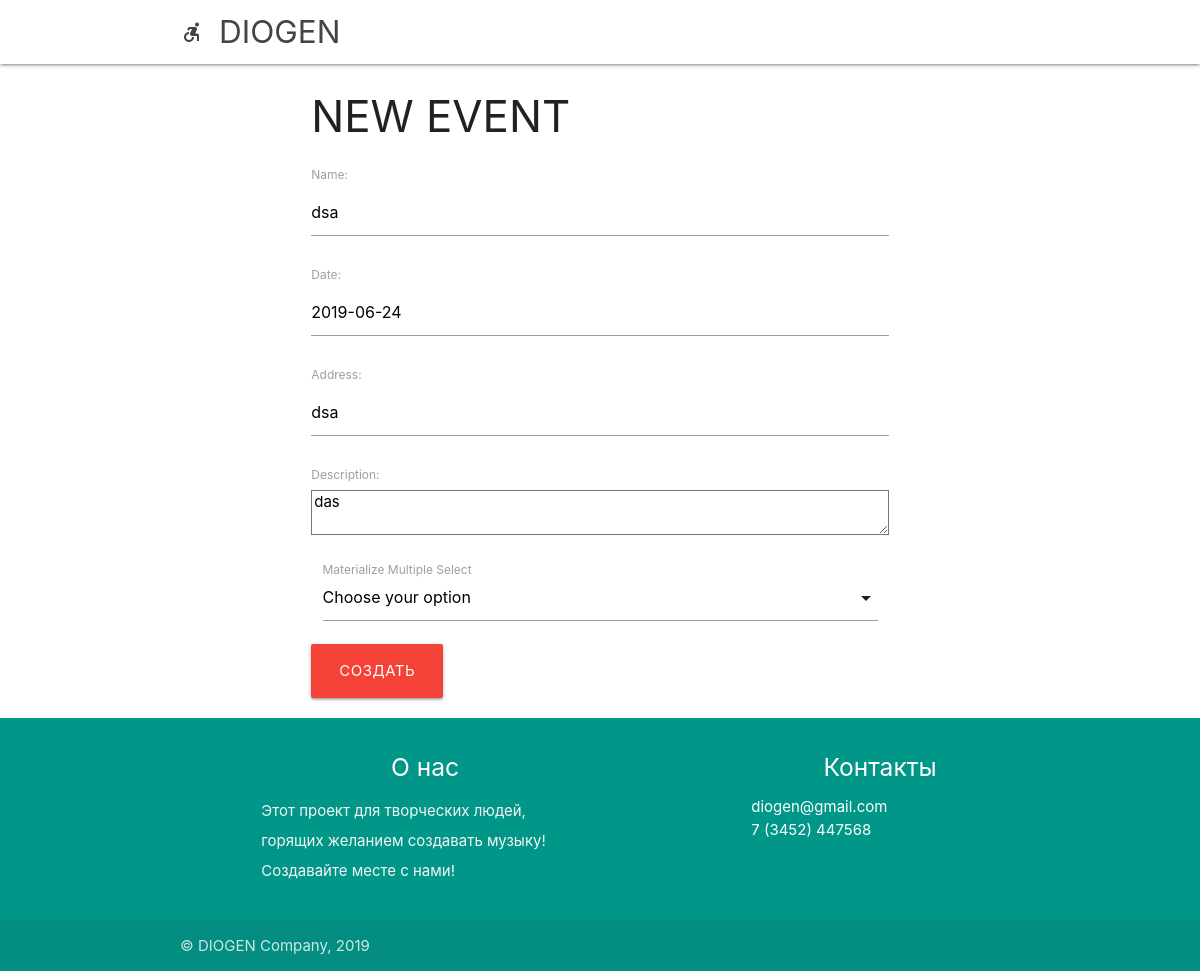
Before: /myevents/upd/1/ with the older database file.
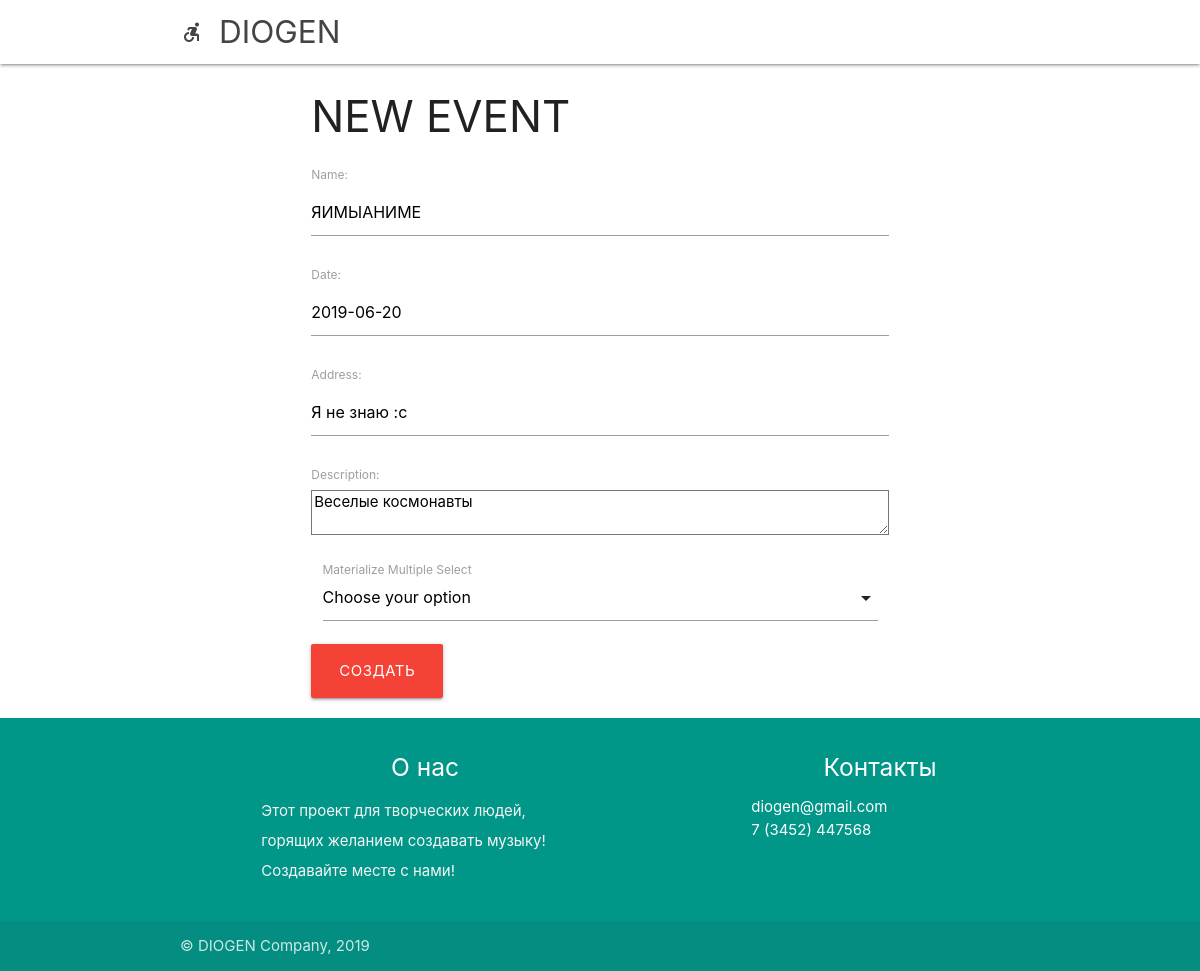
After: the same page with the newer database file.
### userApp/models.py (models this page shows, shortened)
class EventProfile(models.Model):
    name = models.CharField(max_length=100,default='', blank=False)
    address = models.CharField(max_length=100,default='', blank=False)
    date = models.CharField(max_length=100, default='', blank=False)
    description = models.TextField(default='',blank=True)
    company = models.ForeignKey(PersonProfile, on_delete=models.CASCADE, blank=False)

### userApp/views.py (the view, shortened to what this page needs)
# urls.py: path('myevents/upd/<int:pk>/', views.EventUpdate.as_view(), name='EventUpdate'),
class EventUpdate(UpdateView):
    model = EventProfile
    template_name = 'userApp/updateevent.html'
    fields = ['name','date','address','description']
    def get_context_data(self, **kwargs):
        context = super(EventUpdate, self).get_context_data(**kwargs)
        context['events'] = [self.object][0]
        musicians = PersonProfile.objects.filter(~Q(nickname='')).filter(~Q(pk__in=[i.user.pk for i in AcceptedEvent.objects.filter(Q(event=self.object) & Q(user__isnull=False))]))
        groups = GroupProfile.objects.filter(~Q(pk__in=[i.group.pk for i in AcceptedEvent.objects.filter(Q(event=self.object) & Q(group__isnull=False))]))
        context['musicians'] =  musicians
        context['groups'] = groups
        return context

### userApp/templates/userApp/updateevent.html (shortened to what this page needs)
{% extends "mainPage/wrapper.html" %}
{% load static %}
{% block page %}
    <div class="row">
        <div class="col s3 m3 l3"></div>
        <div class="col s6 m6 l6">
                <h3>NEW EVENT</h3>
                <form id="updthis" method="post">{% csrf_token %}
                    {{ form.as_p }}
                <div class="input-field col s12">
                    <label>Materialize Multiple Select</label>
                </div>
                <button type="submit" class='btn-large red' >Создать</button>
                </div>
        </div>
        </div>
{% endblock %}

Changed rows visible on the page:
changed EventProfile: name "dsa" → "ЯИМЫАНИМЕ"; date "2019-06-24" → "2019-06-20"; address "dsa" → "Я не знаю :с"; description "das" → "Веселые космонавты"
